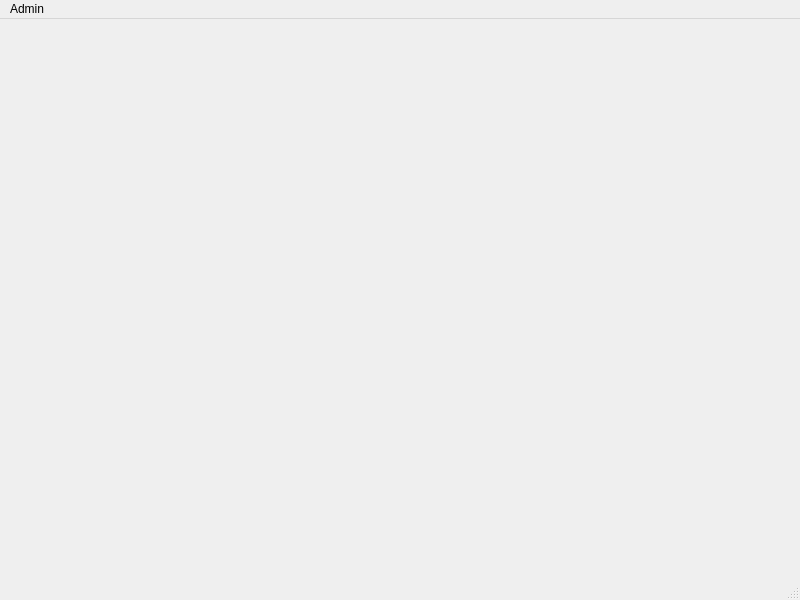
<?xml version="1.0" encoding="UTF-8"?>
<ui version="4.0">
 <class>MainWindow</class>
 <widget class="QMainWindow" name="MainWindow">
  <property name="geometry">
   <rect>
    <x>0</x>
    <y>0</y>
    <width>800</width>
    <height>600</height>
   </rect>
  </property>
  <property name="windowTitle">
   <string>MainWindow</string>
  </property>
  <widget class="QWidget" name="centralwidget"/>
  <widget class="QMenuBar" name="menubar">
   <property name="geometry">
    <rect>
     <x>0</x>
     <y>0</y>
     <width>800</width>
     <height>22</height>
    </rect>
   </property>
   <widget class="QMenu" name="menuAdmin">
    <property name="title">
     <string>Admin</string>
    </property>
    <addaction name="actionArticles"/>
    <addaction name="actionUsers"/>
   </widget>
   <addaction name="menuAdmin"/>
  </widget>
  <widget class="QStatusBar" name="statusbar"/>
  <action name="actionArticles">
   <property name="text">
    <string>Articles</string>
   </property>
  </action>
  <action name="actionUsers">
   <property name="text">
    <string>Users</string>
   </property>
  </action>
 </widget>
 <resources/>
 <connections/>
</ui>
